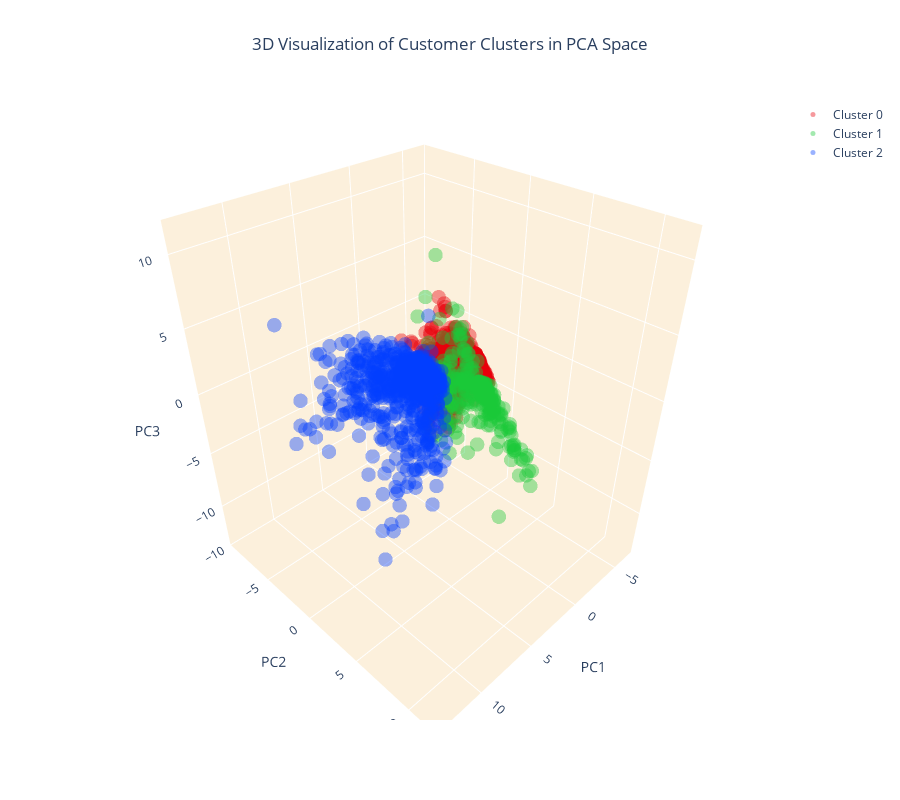

Here is the notebook cell this chart was saved with:
### Code cell
#Step 10 Clustering Evaluation

# Setting up the color scheme for the clusters (RGB order)
colors = ['#e8000b', '#1ac938', '#023eff']

# Create separate data frames for each cluster
cluster_0 = customer_data_pca[customer_data_pca['cluster'] == 0]
cluster_1 = customer_data_pca[customer_data_pca['cluster'] == 1]
cluster_2 = customer_data_pca[customer_data_pca['cluster'] == 2]
# Create a 3D scatter plot
fig = go.Figure()
# Add data points for each cluster separately and specify the color
fig.add_trace(go.Scatter3d(x=cluster_0['PC1'], y=cluster_0['PC2'], z=cluster_0['PC3'],
mode='markers', marker=dict(color=colors[0], size=5, opacity=0.4), name='Cluster 0'))
fig.add_trace(go.Scatter3d(x=cluster_1['PC1'], y=cluster_1['PC2'], z=cluster_1['PC3'],
mode='markers', marker=dict(color=colors[1], size=5, opacity=0.4), name='Cluster 1'))
fig.add_trace(go.Scatter3d(x=cluster_2['PC1'], y=cluster_2['PC2'], z=cluster_2['PC3'],
mode='markers', marker=dict(color=colors[2], size=5, opacity=0.4), name='Cluster 2'))

# Set the title and layout details
fig.update_layout(
title=dict(text='3D Visualization of Customer Clusters in PCA Space', x=0.5),
scene=dict(
xaxis=dict(backgroundcolor="#fcf0dc", gridcolor='white', title='PC1'),
yaxis=dict(backgroundcolor="#fcf0dc", gridcolor='white', title='PC2'),
zaxis=dict(backgroundcolor="#fcf0dc", gridcolor='white', title='PC3'),
),
width=900,
height=800
)
# Show the plot
fig.show()

### Figure 1 — Plotly figure (JSON) as saved in the notebook; plotly's stock layout.template omitted (floating-point values rounded to 4 significant figures; data arrays with more than 128 entries replaced by an {"elided": "..."} marker saying what was removed)
{"data": [{"marker": {"color": "#e8000b", "opacity": 0.4, "size": 5}, "mode": "markers", "name": "Cluster 0", "x": {"elided": "2408 float values"}, "y": {"elided": "2408 float values"}, "z": {"elided": "2408 float values"}, "type": "scatter3d"}, {"marker": {"color": "#1ac938", "opacity": 0.4, "size": 5}, "mode": "markers", "name": "Cluster 1", "x": {"elided": "308 float values"}, "y": {"elided": "308 float values"}, "z": {"elided": "308 float values"}, "type": "scatter3d"}, {"marker": {"color": "#023eff", "opacity": 0.4, "size": 5}, "mode": "markers", "name": "Cluster 2", "x": {"elided": "637 float values"}, "y": {"elided": "637 float values"}, "z": {"elided": "637 float values"}, "type": "scatter3d"}], "layout": {"title": {"text": "3D Visualization of Customer Clusters in PCA Space", "x": 0.5}, "scene": {"xaxis": {"backgroundcolor": "#fcf0dc", "gridcolor": "white", "title": {"text": "PC1"}}, "yaxis": {"backgroundcolor": "#fcf0dc", "gridcolor": "white", "title": {"text": "PC2"}}, "zaxis": {"backgroundcolor": "#fcf0dc", "gridcolor": "white", "title": {"text": "PC3"}}}, "width": 900, "height": 800}}
